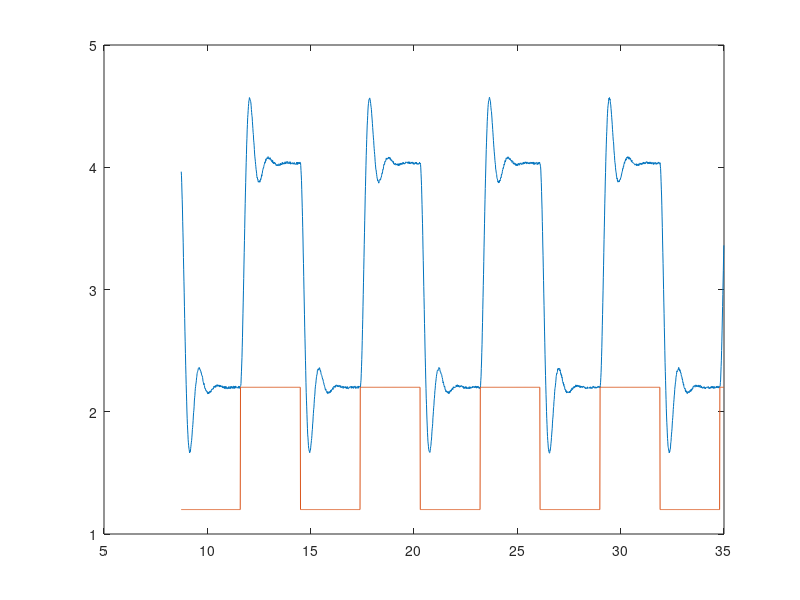

Write the MATLAB code that produced this figure.
X=load('NINO_JONH_problem1.txt');
 U=X(:,3);
 Y=X(:,2);
 t=X(:,1);
  Entrada.time=t;
Entrada.signals.values=U;
Entrada.signals.dimension=[2189 2];
 Salida.time=t;
Salida.signals.values=Y;
Salida.signals.dimension=[2189 2];
%ident

H=tf([105.3],[1 5.545 57.48]);
plot(t,Y);
hold on 

plot(t,U);
hold off
%pzmap(H);
